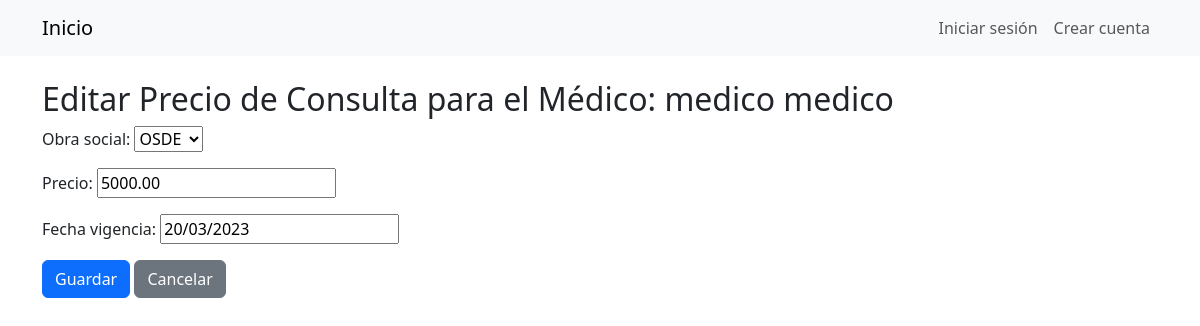
Page /medicos/26/precios/11/editar/ on the earlier database version.
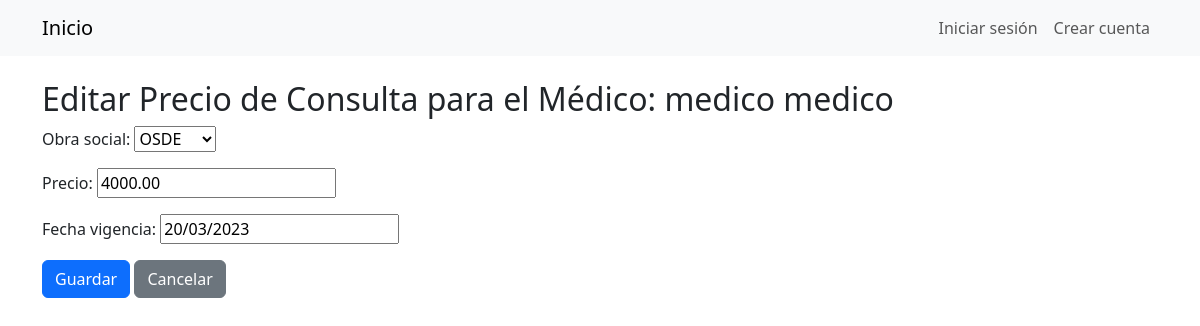
Same page on the later database version.
### Gestion/models/medico.py (models this page shows, shortened)
class PrecioConsulta(models.Model):
    medico = models.ForeignKey('Medico', on_delete=models.CASCADE)
    obra_social = models.ForeignKey('ObraSocial', on_delete=models.CASCADE)
    precio = models.DecimalField(max_digits=10, decimal_places=2)
    fecha_vigencia = models.DateField(default=timezone.now)
    class Meta:
        unique_together = ('medico', 'obra_social')

### Gestion/views.py (the view, shortened to what this page needs)
# urls.py: path('medicos/<int:medico_pk>/precios/<int:pk>/editar/', views.PrecioConsultaUpdateView.as_view(), name='medico_precioconsulta_update'),
class PrecioConsultaUpdateView(generic.UpdateView):
    model = PrecioConsulta
    form_class = PrecioConsultaUpdateForm
    template_name = 'medico/precioconsulta_form.html'
    def get_queryset(self):
        queryset = super().get_queryset()
        medico_pk = self.kwargs['medico_pk']  # Cambiar 'pk' a 'medico_pk'
        return queryset.filter(medico__pk=medico_pk)
    def get_context_data(self, **kwargs):
        context = super().get_context_data(**kwargs)
        context['medico'] = Medico.objects.get(pk=self.kwargs['medico_pk'])
        return context

### Gestion/forms.py
class PrecioConsultaUpdateForm(forms.ModelForm):
    class Meta:
        model = PrecioConsulta
        fields = ['obra_social', 'precio', 'fecha_vigencia']

### Gestion/models/medico.py (called while the page is built)
    def __str__(self):
        return f'{self.usuario.nombre} {self.usuario.apellido}'

    def __str__(self):
        return self.nombre

### Gestion/templates/medico/precioconsulta_form.html (shortened to what this page needs)
{% extends 'base.html' %}
{% block content %}
    <h2>{% if form.instance.pk %}Editar{% else %}Agregar{% endif %} Precio de Consulta para el Médico: {{ medico }}</h2>
    <form method="post">
        {{ form.as_p }}
        <button type="submit" class="btn btn-primary">Guardar</button>
        <a href="{% url 'medico_precioconsulta_list' pk=medico.pk %}" class="btn btn-secondary">Cancelar</a>
    </form>
{% endblock %}

Differences in the rows shown:
changed PrecioConsulta "OSDE": precio "5000.00" → "4000.00"
